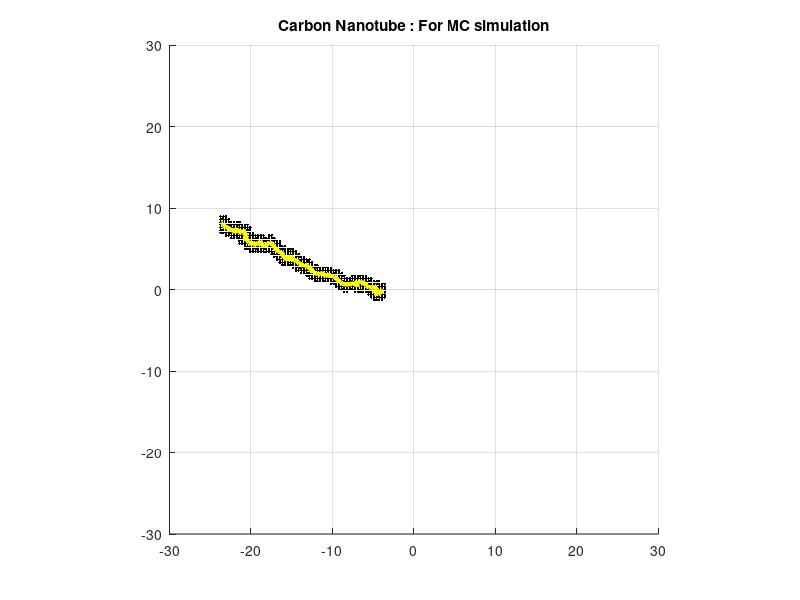

Reproduce this figure in MATLAB.
% zener cnt generation code: development
%%%%%%%%%%%%%%%%
%%%%%%%%%%%%%%%%
clear all
%% DEFINE IMPORTANT PARAMETERS
amin = -30; aincr = 0.33; amax = 30;
bmin = -30; bincr = 0.33;bmax = 30;

r = 0.5*sqrt(aincr^2+bincr^2);
theta = [-45 -90 10 20 30 45 90 135 180 225 250 360];
length = 40;

thicknessfactor = 2;
%%%%%%%%%%%%%%%%
%%%%%%%%%%%%%%%%
%% FIGURE SETTINGS
close all;set(0,'DefaultFigureWindowStyle','docked')
figure(1);hold on;grid on, hold on, axis square
axis equal
title('Carbon Nanotube : For MC simulation')
%%
seedfactor = 1.1; % default value shuould be 1.00::: greater the "length/r" greater the seedfactor
for count = 1:floor(length/r)
    if count == 1
        xxx(count) = [rand*seedfactor*amin  +  rand*seedfactor*amax]; 
        yyy(count) = [rand*seedfactor*bmin  +  rand*seedfactor*bmax];
    else
        xxx(count) = xxx(count-1)+r*cosd(rand*theta(floor(1+numel(theta)*rand)));
        yyy(count) = yyy(count-1)-r*sind(rand*theta(floor(1+numel(theta)*rand)));
    end
end

xxmin = min(xxx); xxmax = max(xxx);
yymin = min(yyy); yymax = max(yyy);

 a = amin:aincr:amax;
 b = bmin:bincr:bmax;
[xx,yy] = meshgrid(a,b);
ele1 = find(xx>=xxmin-r & xx<=xxmax+r);    xxa = xx(ele1);    yya = yy(ele1);
% plot(xxa,yya,'yo')
ele2 = find(yya>=yymin-r & yya<=yymax+r);
% plot(xxa(ele2),yya(ele2),'ko')

cntele1 = [];
for count1 = ele2(1):ele2(numel(ele2))
    for count2 = 1:numel(xxx)
        dist = sqrt((xxa(count1)-xxx(count2))^2 + (yya(count1)-yyy(count2))^2);
        if dist<=thicknessfactor*sqrt(aincr^2+bincr^2)
            cntele1 = [cntele1; count1];
        end
    end
end

plot(xxa(cntele1),yya(cntele1),'k.','MarkerFaceColor','k')

cntele = cntele1;
clear cntele1
cntele2 = cntele;
for count0=1:100
    cntele = cntele2;
    for count = 1:numel(cntele)-1
        if count == numel(cntele)
            break
        end
        if count<numel(cntele)
            if cntele(count)==cntele(count+1)
                cntele(count)=[];
            end
        end
    end
%     cntele2 = cntele;
end

% axis equal
xcnt = xxa(cntele); ycnt = yya(cntele);
plot(xcnt,ycnt,'k.','MarkerFaceColor','k')
plot([xxx(1:numel(xxx)-1)' xxx(2:numel(xxx))'],[yyy(1:numel(yyy)-1)' yyy(2:numel(yyy))'],'y','LineWidth',3)
axis([amin amax bmin bmax])

print('-djpeg100',strcat(pwd,'\results\plots\CNT','\','CNT','.jpeg'))